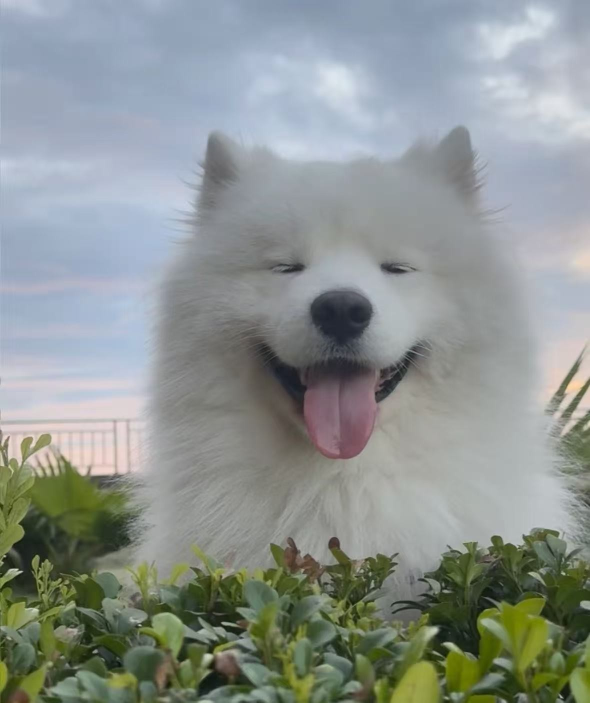
#> input picture image/photo.jpg, 1180 x 1405 px (shown at 1/2 size)
$ python prepare_image.py ../image/photo.jpg out.png
#> lines starting #> are read from the running program, lines starting #| are printed output that depends on the picture
import argparse
from pathlib import Path

import numpy as np
from PIL import Image, ImageOps


def main():
    # 读取输入路径、输出路径和可选的图片尺寸。
    parser = argparse.ArgumentParser(
        description="Convert an image to uint32 grayscale input for C/CUDA"
    )
    parser.add_argument("input", help="Input image, such as JPG or PNG")
    parser.add_argument("output", help="Output .u32 file")
    parser.add_argument(
        "--size",
        type=int,
        default=None,
        help="Square output size; resize and center-crop the image",
    )
    args = parser.parse_args()

    if args.size is not None and not 1 <= args.size <= 8192:
        raise ValueError("size must be between 1 and 8192")

    with Image.open(args.input) as original:
        # 根据 EXIF 信息纠正图片方向。
#> original is the input picture: PIL image 1180x1405 RGB; mean R, G, B 140.9, 147.8, 144.8
        image = ImageOps.exif_transpose(original)

        # 转为 8 位灰度，亮度范围为 0～255。
        image = image.convert("L")
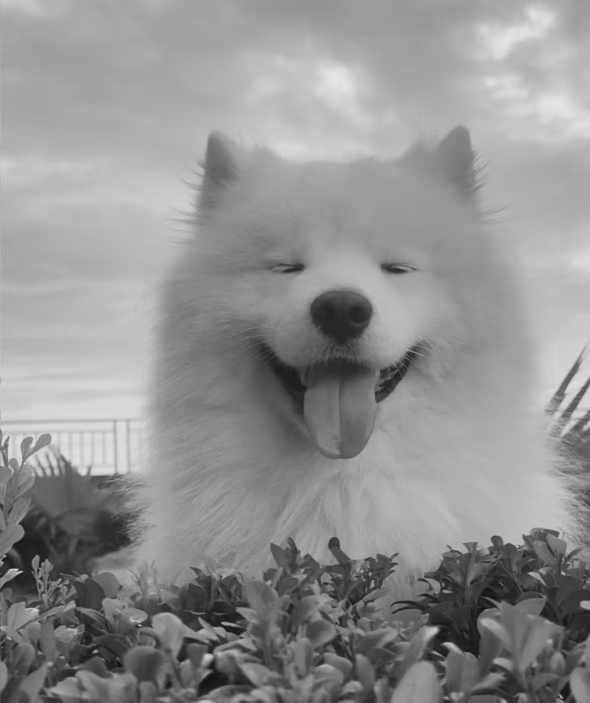
#> image: PIL image 1180x1405 L (shown at 1/2 size); min 12, max 233, mean 145.4

        if args.size is not None:
            # 保持比例缩放并居中裁剪，得到指定大小的方形图片。
            image = ImageOps.fit(
                image,
                (args.size, args.size),
                method=Image.Resampling.BICUBIC,
                centering=(0.5, 0.5),
            )

        width, height = image.size
#> width = 1180; height = 1405

        # 检查图片是否符合卷积程序的尺寸要求。
        if width != height:
#> (the run stopped early here; a loop or call above may not have finished)
